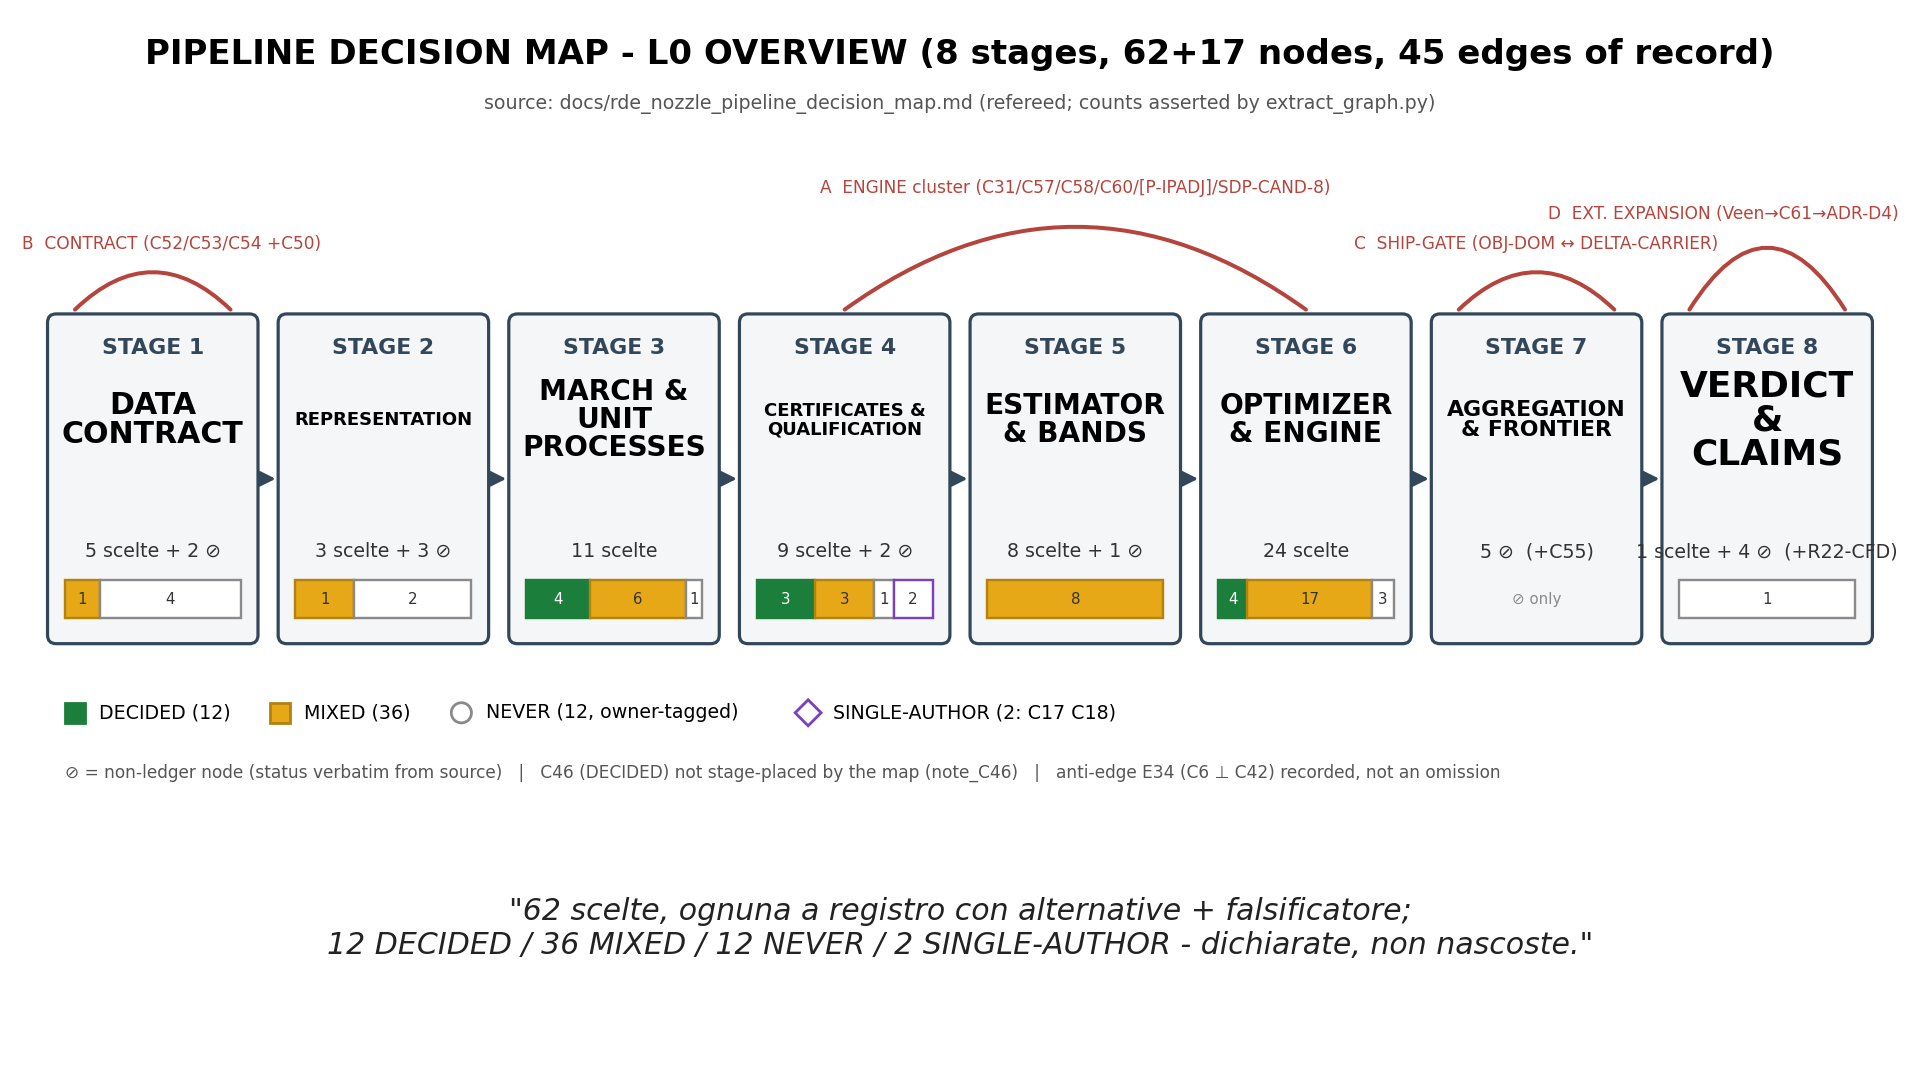

This figure's Python source:
#!/usr/bin/env python3
"""L0 overview render prototype (de-risk of LAYOUT, not beauty).

[S-PRES W-A slot A6] Consumes pipeline_graph.json (extract_graph.py,
asserted against the map). Implements GRAPH_VIZ_SPEC.md L0:
8-stage left-to-right ribbon, per-stage node count + stacked status
mini-bar (DECIDED green / MIXED amber / NEVER open grey / SA outlined
violet), the 4 cluster surfaces as labeled arcs over the ribbon,
takeaway line. Target frame: 1920x1080 (13.333x7.5 in at 144 dpi).

De-risk instrumentation: stage-name font size auto-shrinks to fit the
box and the script PRINTS which stages fall below the 20 pt spec
floor (comms-refuter check L0) -- that printout is the measurement,
not a failure of the build.

matplotlib is already in the pinned env (3.10.8, verified; NOTHING
installed).
"""

import json
from pathlib import Path

import matplotlib
matplotlib.use("Agg")
import matplotlib.pyplot as plt
from matplotlib.patches import FancyArrowPatch, FancyBboxPatch, Rectangle

HERE = Path(__file__).resolve().parent
G = json.loads((HERE / "pipeline_graph.json").read_text(encoding="utf-8"))
OUT = HERE / "render_L0_prototype.png"

FIG_W, FIG_H, DPI = 13.333, 7.5, 144  # -> 1920x1080
SPEC_MIN_NAME_PT = 20.0               # comms-refuter L0 floor

COL = {
    "DECIDED": dict(fc="#1b7f3b", ec="#1b7f3b"),
    "MIXED": dict(fc="#e6a817", ec="#b3820f"),
    "NEVER": dict(fc="#ffffff", ec="#8a8a8a"),
    "SA": dict(fc="#ffffff", ec="#7b3fbf"),
}
STATUS_ORDER = ["DECIDED", "MIXED", "NEVER", "SA"]

# ribbon geometry (inches = data units)
X0, X1 = 0.35, FIG_W - 0.35
GAP = 0.18
BOX_W = (X1 - X0 - 7 * GAP) / 8
BOX_Y, BOX_H = 3.05, 2.25
CHAR_W_FRAC = 0.74  # avg BOLD glyph width as fraction of font size
                    # (calibrated on the first render: 0.60 under-measured
                    # DejaVu Sans Bold -> names bled out of the boxes)


def wrap_to_fit(name, box_w_in, start_pt=SPEC_MIN_NAME_PT, min_pt=9.0):
    """Greedy word-wrap; shrink font until the widest line fits.
    Returns (lines, pt). Measurement heuristic, good enough for de-risk."""
    words = name.split()
    pt = start_pt
    while pt >= min_pt:
        # max chars per line at this pt: box_w_in / (pt/72 * CHAR_W_FRAC)
        max_chars = max(1, int(box_w_in / (pt / 72.0 * CHAR_W_FRAC)))
        lines, cur = [], ""
        ok = True
        for w in words:
            cand = (cur + " " + w).strip()
            if len(cand) <= max_chars:
                cur = cand
            else:
                if cur:
                    lines.append(cur)
                cur = w
                if len(w) > max_chars:
                    ok = False  # single word overflows
        lines.append(cur)
        if ok and len(lines) <= 3:
            return lines, pt
        pt -= 1.0
    return [name], min_pt


def main():
    fig = plt.figure(figsize=(FIG_W, FIG_H), dpi=DPI)
    ax = fig.add_axes([0, 0, 1, 1])
    ax.set_xlim(0, FIG_W)
    ax.set_ylim(0, FIG_H)
    ax.axis("off")
    fig.patch.set_facecolor("white")

    ax.text(FIG_W / 2, 7.12,
            "PIPELINE DECISION MAP - L0 OVERVIEW (8 stages, 62+17 nodes, "
            "45 edges of record)",
            ha="center", va="center", fontsize=17, fontweight="bold")
    ax.text(FIG_W / 2, 6.78,
            "source: docs/rde_nozzle_pipeline_decision_map.md (refereed; "
            "counts asserted by extract_graph.py)",
            ha="center", va="center", fontsize=9.5, color="#555555")

    shrunk = []
    centers = []
    for i, st in enumerate(G["stages"]):
        x = X0 + i * (BOX_W + GAP)
        cx = x + BOX_W / 2
        centers.append(cx)
        ax.add_patch(FancyBboxPatch(
            (x, BOX_Y), BOX_W, BOX_H,
            boxstyle="round,pad=0.02,rounding_size=0.06",
            fc="#f4f6f8", ec="#33475b", lw=1.6))
        ax.text(cx, BOX_Y + BOX_H - 0.22, "STAGE %d" % st["num"],
                ha="center", va="center", fontsize=11, color="#33475b",
                fontweight="bold")
        lines, pt = wrap_to_fit(st["name"], BOX_W - 0.12)
        if pt < SPEC_MIN_NAME_PT:
            shrunk.append((st["num"], st["name"], pt))
        ax.text(cx, BOX_Y + BOX_H - 0.72, "\n".join(lines),
                ha="center", va="center", fontsize=pt, fontweight="bold",
                linespacing=1.0)
        n_led = len(st["ledger_ids"])
        n_nl = len(st["nonledger_ids"])
        cnt = "%d scelte" % n_led if n_led else ""
        if n_nl:
            cnt += (" + " if cnt else "") + "%d ⊘" % n_nl
        if st["secondary_faces"]:
            cnt += "  (+%s)" % ",".join(st["secondary_faces"])
        ax.text(cx, BOX_Y + 0.62, cnt, ha="center", va="center",
                fontsize=9.5, color="#333333")
        # stacked status mini-bar (ledger nodes only)
        bar_x, bar_w, bar_y, bar_h = x + 0.10, BOX_W - 0.20, BOX_Y + 0.16, 0.26
        tot = max(1, n_led)
        xx = bar_x
        for key in STATUS_ORDER:
            k = st["status_tally"][key]
            if not k:
                continue
            w = bar_w * k / tot
            ax.add_patch(Rectangle((xx, bar_y), w, bar_h, lw=1.2, **COL[key]))
            ax.text(xx + w / 2, bar_y + bar_h / 2, str(k), ha="center",
                    va="center", fontsize=7.5,
                    color="white" if key == "DECIDED" else "#333333")
            xx += w
        if n_led == 0:
            ax.text(bar_x + bar_w / 2, bar_y + bar_h / 2, "⊘ only",
                    ha="center", va="center", fontsize=7.5, color="#8a8a8a")
        if i < 7:  # ribbon arrows
            ax.add_patch(FancyArrowPatch(
                (x + BOX_W + 0.01, BOX_Y + BOX_H / 2),
                (x + BOX_W + GAP - 0.01, BOX_Y + BOX_H / 2),
                arrowstyle="-|>", mutation_scale=16, color="#33475b", lw=1.6))

    # ---- the 4 cluster surfaces as labeled arcs OVER the ribbon ----------
    surf_geom = {   # surface letter -> (stage span, arc apex height, label)
        "A": ((4, 6), 1.15, "A  ENGINE cluster (C31/C57/C58/C60/[P-IPADJ]/"
                            "SDP-CAND-8)"),
        "B": ((1, 1), 0.52, "B  CONTRACT (C52/C53/C54 +C50)"),
        "C": ((7, 7), 0.52, "C  SHIP-GATE (OBJ-DOM ↔ DELTA-CARRIER)"),
        "D": ((8, 8), 0.86, "D  EXT. EXPANSION (Veen→C61→ADR-D4)"),
    }
    top = BOX_Y + BOX_H
    for letter, ((s0, s1), h, label) in surf_geom.items():
        xa, xb = centers[s0 - 1], centers[s1 - 1]
        if s0 == s1:
            xa, xb = xa - BOX_W * 0.38, xb + BOX_W * 0.38
        ax.add_patch(FancyArrowPatch(
            (xa, top + 0.05), (xb, top + 0.05),
            connectionstyle="arc3,rad=%.3f" % (-h / max(0.6, (xb - xa))),
            arrowstyle="-", lw=2.0, color="#b5443c", linestyle="-",
            shrinkA=0, shrinkB=0))
        lx_mid = (xa + xb) / 2
        ha = "center"
        if lx_mid < 1.8:            # keep labels inside the frame
            lx_mid, ha = 0.15, "left"
        elif lx_mid > FIG_W - 1.8:
            lx_mid, ha = FIG_W - 0.15, "right"
        ax.text(lx_mid, top + h * 0.62 + 0.12, label, ha=ha,
                va="bottom", fontsize=8.5, color="#b5443c")

    # ---- legend (slide 1 carries it; later slides must not need it) ------
    lx, ly = 0.45, 2.55
    items = [("DECIDED", "square"), ("MIXED", "square"),
             ("NEVER", "circle"), ("SA", "diamond")]
    labels = {"DECIDED": "DECIDED (12)", "MIXED": "MIXED (36)",
              "NEVER": "NEVER (12, owner-tagged)",
              "SA": "SINGLE-AUTHOR (2: C17 C18)"}
    for key, shape in items:
        c = COL[key]
        if shape == "square":
            ax.add_patch(Rectangle((lx, ly - 0.07), 0.14, 0.14, lw=1.4, **c))
        elif shape == "circle":
            ax.add_patch(plt.Circle((lx + 0.07, ly), 0.07, lw=1.4, **c))
        else:
            ax.add_patch(plt.Polygon(
                [(lx + 0.07, ly - 0.09), (lx + 0.16, ly),
                 (lx + 0.07, ly + 0.09), (lx - 0.02, ly)], lw=1.4,
                closed=True, **c))
        ax.text(lx + 0.24, ly, labels[key], ha="left", va="center",
                fontsize=9.5)
        lx += 0.44 + 0.082 * len(labels[key])
    ax.text(0.45, ly - 0.42,
            "⊘ = non-ledger node (status verbatim from source)   |   "
            "C46 (DECIDED) not stage-placed by the map (note_C46)   |   "
            "anti-edge E34 (C6 ⊥ C42) recorded, not an omission",
            ha="left", va="center", fontsize=8.5, color="#555555")

    # ---- takeaway line (verbatim, spec L0) -------------------------------
    ax.text(FIG_W / 2, 1.05,
            '"62 scelte, ognuna a registro con alternative + falsificatore;\n'
            '12 DECIDED / 36 MIXED / 12 NEVER / 2 SINGLE-AUTHOR '
            '- dichiarate, non nascoste."',
            ha="center", va="center", fontsize=15, style="italic",
            color="#222222")

    fig.savefig(OUT, dpi=DPI, facecolor="white")
    print("WROTE: %s (%dx%d px)" % (OUT, FIG_W * DPI, FIG_H * DPI))
    if shrunk:
        print("LAYOUT MEASUREMENT - stage names BELOW the 20 pt spec floor:")
        for num, name, pt in shrunk:
            print("  Stage %d %-28s fitted at %.0f pt" % (num, name, pt))
    else:
        print("LAYOUT MEASUREMENT: all stage names fit at >= 20 pt")


if __name__ == "__main__":
    main()
